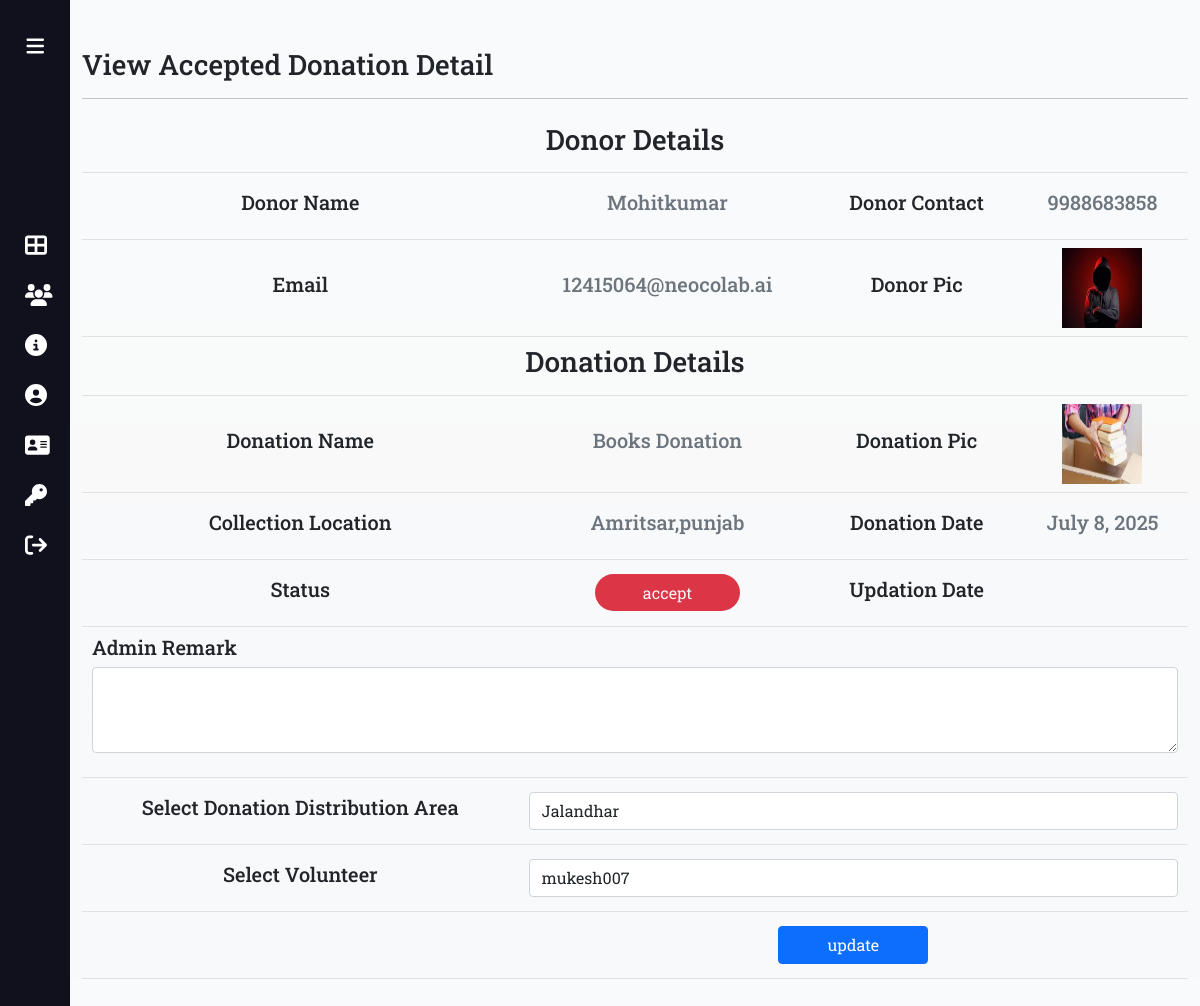
The app's page /accepted-donationdetail/3 with its own data.
### app/models.py (models this page shows, shortened)
class Donation(models.Model):
    donor = models.ForeignKey(Donor, on_delete=models.CASCADE)
    donationname = models.CharField(choices=DONATION_CHOICES,max_length=100, null=True)
    donationpic = models.ImageField(upload_to='donation', null=True, blank=True)
    collectionloc = models.CharField(max_length=300, null=True)
    description = models.CharField(max_length=300, null=True)
    status = models.CharField(max_length=30, null=True)
    donationdate = models.DateField(null=True)
    adminremark = models.CharField(max_length=200, null=True)
    volunteer = models.ForeignKey(Volunteer, on_delete=models.CASCADE, null=True)
    donationarea = models.ForeignKey(DonationArea, on_delete=models.CASCADE, null=True)
    volunteerremark = models.CharField(max_length=200, null=True)
    updatedondate = models.DateField(null=True)

class Donor(models.Model):
    user = models.ForeignKey(User, on_delete=models.CASCADE)
    contact = models.CharField(max_length=15, null=True)
    address = models.CharField(max_length=300, null=True)
    userpic = models.ImageField(upload_to='donor', null=True, blank=True)
    regdate = models.DateTimeField(auto_now_add=True)

### app/views.py (the view, shortened to what this page needs)
class accepted_donationdetail(View):
    def get(self, request, pid):
        donation = Donation.objects.get(id=pid)
        donationarea = DonationArea.objects.all()
        volunteer = Volunteer.objects.filter(status = 'accept')
        return render(request, "accepted-donationdetail.html", locals())

### app/models.py (called while the page is built)
    def __str__(self):
        return self.user.username

### app/templates/accepted-donationdetail.html (shortened to what this page needs)
{% extends 'base-db-admin.html' %}
{% load static %}
{% block main %}
<div class="container mt-5 vh-100 table-responsive">
  <h3>View Accepted Donation Detail</h3>
  <hr>
  <table id="mytable" class="table data ">
      <tbody>
          <tr class="align-middle text-center" >
              <th colspan="4"><h3>Donor Details</h3></th>
          </tr>
          <tr class="align-middle text-center">
            <td><h5>Donor Name</h5></td>
            <td><h5 class="text-secondary">{{donation.donor.user.first_name}}{{donation.donor.user.last_name}}</h5></td>
            <td><h5>Donor Contact</h5></td>
            <td><h5 class="text-secondary">{{donation.donor.contact}}</h5></td>
        </tr>
          <tr class="align-middle text-center">
              <td><h5>Email</h5></td>
              <td><h5 class="text-secondary">{{donation.donor.user.email}}</h5></td>
              <td><h5>Donor Pic</h5></td>
              <td><img src="{{donation.donor.userpic.url}}" width="80" height="80" /></td>
          </tr>
        <tr class="align-middle text-center">
              <th colspan="4"><h3>Donation Details</h3></th>
          </tr>
          <tr class="align-middle text-center">
              <td ><h5 >Donation Name</h5></td>
              <td><h5 class="text-secondary">{{donation.donationname}}</h5></td>
              <td><h5>Donation Pic</h5></td>
              <td><img src="{{donation.donationpic.url}}" width="80" height="80" /></td>
          </tr>
          <tr class="align-middle text-center">
              <td><h5 >Collection Location</h5></td>
              <td><h5 class="text-secondary">{{donation.collectionloc}}</h5></td>
              <td><h5 >Donation Date</h5></td>
              <td><h5 class="text-secondary">{{donation.donationdate}}</h5></td>
          </tr>
          <tr class="align-middle text-center">
              <td><h5 >Status</h5></td>
              <td>
                <span class="text-center bg-danger font-weight-bold text-light text-light py-2 rounded-pill px-5"> {{donation.status}}</span>
              </td>
              <td><h5 >Updation Date</h5></td>
              <td><h5 class="text-secondary">{{donation.updationdate}}</h5></td>
          </tr>
          {% if donation.status == 'accept' %}
<tr>
  <td colspan="4">
    <form method="post">
      <div class="mb-3">
        <label><h5>Admin Remark</h5></label>
        <textarea class="form-control" name="adminremark" rows="3"></textarea>
              </td>
          </tr>
          <tr class="align-middle text-center">
            <td><h5 >Select Donation Distribution Area</h5></td>
            <td colspan="3">
              <select class="form-control" name="donationareaid" required>
                {% for area in donationarea%}
                  <option value="{{area.id}}">{{area.areaname}}</option>
                {% endfor %}
              </select>
            </td>
          </tr>
          <tr class="align-middle text-center">
            <td><h5 >Select Volunteer</h5></td>
            <td colspan="3">
              <select class="form-control" name="volunteerid" required>
              {% for vol in volunteer%}
                <option value="{{vol.id}}">{{vol}}</option>
              {% endfor %}
              </select>
            </td>
          </tr>
          <tr class="align-middle text-center">
            <td></td>
            <td colspan="3">
                <input type="submit" class="btn btn-primary px-5" value="update" />
            </td>
        </tr>
         {% endif %}
      </tbody>
  </table>
</div>
{% endblock main %}

### app/static/css/style-admin.css (style rules this page uses)
* { margin:0; padding:0; box-sizing: border-box; }
body { position: relative; min-height: 100vh; width: 100%; overflow: hidden; }
.table tr td { height: 50px; }

### records on screen
Donation: donor.user.first_name "Mohit", donor.user.last_name "kumar", donor.contact "9988683858", donor.user.email "12415064@neocolab.ai", donor.userpic (picture), donationname "Books Donation", donationpic (picture), collectionloc "Amritsar,punjab", donationdate "July 8, 2025", status "accept"

### other values on screen
form field donationareaid "Jalandhar"
form field volunteerid "mukesh007"
